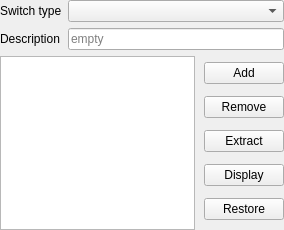
<?xml version="1.0" encoding="UTF-8"?>
<ui version="4.0">
 <class>QtGui::PicturePreviewSelection</class>
 <widget class="QWidget" name="QtGui::PicturePreviewSelection">
  <property name="geometry">
   <rect>
    <x>0</x>
    <y>0</y>
    <width>284</width>
    <height>230</height>
   </rect>
  </property>
  <property name="windowTitle">
   <string>Form</string>
  </property>
  <layout class="QVBoxLayout" name="verticalLayout">
   <property name="leftMargin">
    <number>0</number>
   </property>
   <property name="topMargin">
    <number>0</number>
   </property>
   <property name="rightMargin">
    <number>0</number>
   </property>
   <property name="bottomMargin">
    <number>0</number>
   </property>
   <item>
    <widget class="QWidget" name="topWidget" native="true">
     <layout class="QFormLayout" name="formLayout">
      <property name="leftMargin">
       <number>0</number>
      </property>
      <property name="topMargin">
       <number>0</number>
      </property>
      <property name="rightMargin">
       <number>0</number>
      </property>
      <property name="bottomMargin">
       <number>0</number>
      </property>
      <item row="0" column="0">
       <widget class="QLabel" name="switchTypeLabel">
        <property name="text">
         <string>Switch type</string>
        </property>
       </widget>
      </item>
      <item row="0" column="1">
       <widget class="QComboBox" name="switchTypeComboBox"/>
      </item>
      <item row="1" column="0">
       <widget class="QLabel" name="descriptionLabel">
        <property name="text">
         <string>Description</string>
        </property>
       </widget>
      </item>
      <item row="1" column="1">
       <widget class="Widgets::ClearLineEdit" name="descriptionLineEdit">
        <property name="placeholderText">
         <string>empty</string>
        </property>
       </widget>
      </item>
     </layout>
    </widget>
   </item>
   <item>
    <widget class="QWidget" name="coverWidget" native="true">
     <layout class="QHBoxLayout" name="horizontalLayout_7">
      <property name="spacing">
       <number>0</number>
      </property>
      <property name="leftMargin">
       <number>0</number>
      </property>
      <property name="topMargin">
       <number>0</number>
      </property>
      <property name="rightMargin">
       <number>0</number>
      </property>
      <property name="bottomMargin">
       <number>0</number>
      </property>
      <item>
       <widget class="QGraphicsView" name="previewGraphicsView">
        <property name="sizePolicy">
         <sizepolicy hsizetype="MinimumExpanding" vsizetype="MinimumExpanding">
          <horstretch>0</horstretch>
          <verstretch>0</verstretch>
         </sizepolicy>
        </property>
        <property name="minimumSize">
         <size>
          <width>190</width>
          <height>170</height>
         </size>
        </property>
        <property name="verticalScrollBarPolicy">
         <enum>Qt::ScrollBarAlwaysOff</enum>
        </property>
        <property name="horizontalScrollBarPolicy">
         <enum>Qt::ScrollBarAlwaysOff</enum>
        </property>
        <property name="backgroundBrush">
         <brush brushstyle="DiagCrossPattern">
          <color alpha="255">
           <red>212</red>
           <green>212</green>
           <blue>212</blue>
          </color>
         </brush>
        </property>
        <property name="interactive">
         <bool>false</bool>
        </property>
        <property name="resizeAnchor">
         <enum>QGraphicsView::AnchorUnderMouse</enum>
        </property>
       </widget>
      </item>
      <item>
       <widget class="QWidget" name="coverButtonsWidget" native="true">
        <layout class="QGridLayout" name="gridLayout">
         <property name="topMargin">
          <number>0</number>
         </property>
         <property name="rightMargin">
          <number>0</number>
         </property>
         <property name="bottomMargin">
          <number>0</number>
         </property>
         <item row="1" column="0">
          <widget class="QPushButton" name="addButton">
           <property name="maximumSize">
            <size>
             <width>100</width>
             <height>16777215</height>
            </size>
           </property>
           <property name="text">
            <string>Add</string>
           </property>
          </widget>
         </item>
         <item row="2" column="0">
          <widget class="QPushButton" name="removeButton">
           <property name="maximumSize">
            <size>
             <width>100</width>
             <height>16777215</height>
            </size>
           </property>
           <property name="text">
            <string>Remove</string>
           </property>
          </widget>
         </item>
         <item row="3" column="0">
          <widget class="QPushButton" name="extractButton">
           <property name="maximumSize">
            <size>
             <width>100</width>
             <height>16777215</height>
            </size>
           </property>
           <property name="text">
            <string>Extract</string>
           </property>
          </widget>
         </item>
         <item row="4" column="0">
          <widget class="QPushButton" name="displayButton">
           <property name="maximumSize">
            <size>
             <width>100</width>
             <height>16777215</height>
            </size>
           </property>
           <property name="text">
            <string>Display</string>
           </property>
          </widget>
         </item>
         <item row="5" column="0">
          <widget class="QPushButton" name="restoreButton">
           <property name="text">
            <string>Restore</string>
           </property>
          </widget>
         </item>
        </layout>
       </widget>
      </item>
     </layout>
    </widget>
   </item>
  </layout>
 </widget>
 <customwidgets>
  <customwidget>
   <class>Widgets::ClearLineEdit</class>
   <extends>QLineEdit</extends>
   <header location="global">qtutilities/widgets/clearlineedit.h</header>
  </customwidget>
 </customwidgets>
 <resources/>
 <connections/>
</ui>
